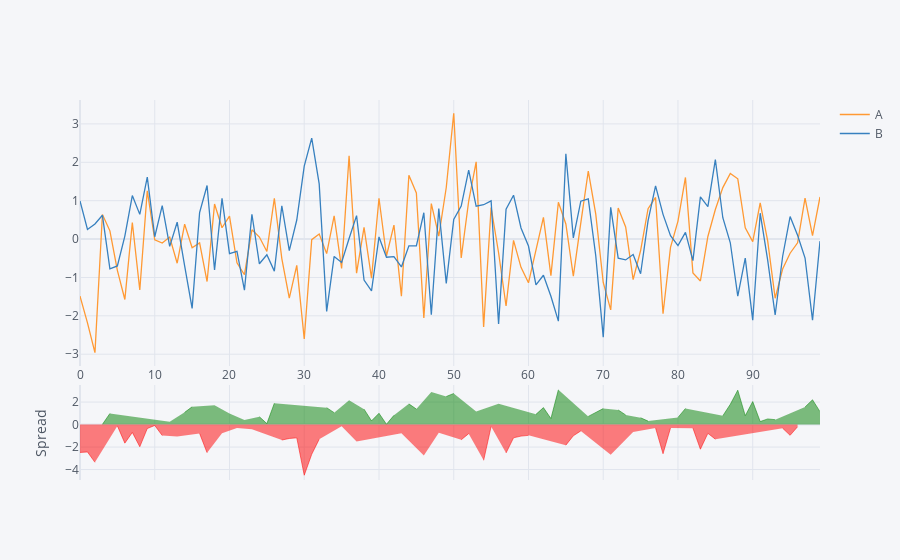

This figure's notebook cell:
### Markdown cell above
### Линейная диаграмма

### Code cell
df[['A', 'B']].iplot(kind='spread')

### Figure 1 — Plotly figure (JSON) as saved in the notebook; plotly's stock layout.template omitted (floating-point values rounded to 4 significant figures)
{"data": [{"line": {"color": "rgba(255, 153, 51, 1.0)", "dash": "solid", "shape": "linear", "width": 1.3}, "mode": "lines", "name": "A", "text": "", "type": "scatter", "x": [0, 1, 2, 3, 4, 5, 6, 7, 8, 9, 10, 11, 12, 13, 14, 15, 16, 17, 18, 19, 20, 21, 22, 23, 24, 25, 26, 27, 28, 29, 30, 31, 32, 33, 34, 35, 36, 37, 38, 39, 40, 41, 42, 43, 44, 45, 46, 47, 48, 49, 50, 51, 52, 53, 54, 55, 56, 57, 58, 59, 60, 61, 62, 63, 64, 65, 66, 67, 68, 69, 70, 71, 72, 73, 74, 75, 76, 77, 78, 79, 80, 81, 82, 83, 84, 85, 86, 87, 88, 89, 90, 91, 92, 93, 94, 95, 96, 97, 98, 99], "y": [-1.486, -2.185, -2.961, 0.6381, 0.2138, -0.8155, -1.574, 0.4319, -1.327, 1.259, -0.01741, -0.1028, 0.05338, -0.6293, 0.3862, -0.2261, -0.09854, -1.107, 0.9115, 0.2952, 0.5966, -0.619, -0.9295, 0.2406, 0.05309, -0.3223, 1.064, -0.5073, -1.538, -0.6854, -2.605, -0.01434, 0.1305, -0.3794, 0.6065, -0.7632, 2.171, -0.8878, 0.306, -1.016, 1.062, -0.4412, 0.3652, -1.487, 1.665, 1.2, -2.056, 0.9235, 0.07849, 1.343, 3.277, -0.4934, 0.9901, 2.013, -2.288, 0.8224, -0.3561, -1.744, -0.03477, -0.7375, -1.141, -0.2873, 0.5668, -0.9521, 0.9596, 0.392, -0.9681, 0.4233, 1.773, 0.6507, -1.132, -1.846, 0.8062, 0.3147, -1.058, -0.298, 0.7898, 1.084, -1.947, -0.2182, 0.4675, 1.606, -0.8822, -1.092, 0.0672, 0.7706, 1.341, 1.707, 1.57, 0.2939, -0.06717, 0.9434, -0.04608, -1.542, -0.7793, -0.3688, -0.09669, 1.067, 0.08878, 1.097]}, {"line": {"color": "rgba(55, 128, 191, 1.0)", "dash": "solid", "shape": "linear", "width": 1.3}, "mode": "lines", "name": "B", "text": "", "type": "scatter", "x": [0, 1, 2, 3, 4, 5, 6, 7, 8, 9, 10, 11, 12, 13, 14, 15, 16, 17, 18, 19, 20, 21, 22, 23, 24, 25, 26, 27, 28, 29, 30, 31, 32, 33, 34, 35, 36, 37, 38, 39, 40, 41, 42, 43, 44, 45, 46, 47, 48, 49, 50, 51, 52, 53, 54, 55, 56, 57, 58, 59, 60, 61, 62, 63, 64, 65, 66, 67, 68, 69, 70, 71, 72, 73, 74, 75, 76, 77, 78, 79, 80, 81, 82, 83, 84, 85, 86, 87, 88, 89, 90, 91, 92, 93, 94, 95, 96, 97, 98, 99], "y": [0.9919, 0.2495, 0.395, 0.6189, -0.7748, -0.6999, 0.0767, 1.133, 0.6433, 1.613, 0.06044, 0.8713, -0.1893, 0.4383, -0.6995, -1.806, 0.6879, 1.396, -0.8072, 1.059, -0.3797, -0.3195, -1.33, 0.6458, -0.6442, -0.4083, -0.8355, 0.8678, -0.3012, 0.4963, 1.9, 2.628, 1.438, -1.884, -0.4535, -0.611, 0.01511, 0.6113, -1.067, -1.348, 0.05456, -0.4739, -0.4583, -0.7269, -0.1779, -0.179, 0.6852, -1.972, 0.7938, -1.154, 0.5102, 0.8606, 1.795, 0.8545, 0.894, 0.9961, -2.213, 0.7807, 1.142, 0.2882, -0.1814, -1.196, -0.9433, -1.491, -2.137, 2.221, 0.03019, 0.9878, 1.045, -0.436, -2.556, 0.8258, -0.4967, -0.5434, -0.404, -0.9042, 0.4822, 1.385, 0.6436, 0.08846, -0.1682, 0.1739, -0.5621, 1.1, 0.8449, 2.069, 0.5561, -0.09675, -1.488, -0.498, -2.114, 0.6731, -0.5487, -1.979, -0.4543, 0.5869, 0.09853, -0.4945, -2.116, -0.05396]}, {"connectgaps": false, "fill": "tozeroy", "line": {"color": "green", "dash": "solid", "shape": "linear", "width": 0.5}, "mode": "lines", "name": "Spread", "showlegend": false, "type": "scatter", "x": [0, 1, 2, 3, 4, 5, 6, 7, 8, 9, 10, 11, 12, 13, 14, 15, 16, 17, 18, 19, 20, 21, 22, 23, 24, 25, 26, 27, 28, 29, 30, 31, 32, 33, 34, 35, 36, 37, 38, 39, 40, 41, 42, 43, 44, 45, 46, 47, 48, 49, 50, 51, 52, 53, 54, 55, 56, 57, 58, 59, 60, 61, 62, 63, 64, 65, 66, 67, 68, 69, 70, 71, 72, 73, 74, 75, 76, 77, 78, 79, 80, 81, 82, 83, 84, 85, 86, 87, 88, 89, 90, 91, 92, 93, 94, 95, 96, 97, 98, 99], "xaxis": "x2", "y": ["", "", "", 0.0192, 0.9886, "", "", "", "", "", "", "", 0.2427, "", 1.086, 1.58, "", "", 1.719, "", 0.9763, "", 0.4004, "", 0.6973, 0.08601, 1.899, "", "", "", "", "", "", 1.505, 1.06, "", 2.156, "", 1.373, 0.3315, 1.008, 0.03269, 0.8234, "", 1.842, 1.379, "", 2.896, "", 2.497, 2.766, "", "", 1.159, "", "", 1.856, "", "", "", "", 0.9088, 1.51, 0.539, 3.097, "", "", "", 0.7276, 1.087, 1.424, "", 1.303, 0.8581, "", 0.6062, 0.3076, "", "", "", 0.6357, 1.432, "", "", "", "", 0.7847, 1.804, 3.058, 0.7918, 2.047, 0.2703, 0.5026, 0.4365, "", "", "", 1.562, 2.205, 1.151], "yaxis": "y2"}, {"connectgaps": false, "fill": "tozeroy", "line": {"color": "red", "dash": "solid", "shape": "linear", "width": 0.5}, "mode": "lines", "name": "Spread", "showlegend": false, "type": "scatter", "x": [0, 1, 2, 3, 4, 5, 6, 7, 8, 9, 10, 11, 12, 13, 14, 15, 16, 17, 18, 19, 20, 21, 22, 23, 24, 25, 26, 27, 28, 29, 30, 31, 32, 33, 34, 35, 36, 37, 38, 39, 40, 41, 42, 43, 44, 45, 46, 47, 48, 49, 50, 51, 52, 53, 54, 55, 56, 57, 58, 59, 60, 61, 62, 63, 64, 65, 66, 67, 68, 69, 70, 71, 72, 73, 74, 75, 76, 77, 78, 79, 80, 81, 82, 83, 84, 85, 86, 87, 88, 89, 90, 91, 92, 93, 94, 95, 96, 97, 98, 99], "xaxis": "x2", "y": [-2.478, -2.435, -3.356, "", "", -0.1156, -1.651, -0.701, -1.97, -0.354, -0.07784, -0.9742, "", -1.068, "", "", -0.7864, -2.503, "", -0.7636, "", -0.2995, "", -0.4052, "", "", "", -1.375, -1.237, -1.182, -4.505, -2.642, -1.307, "", "", -0.1522, "", -1.499, "", "", "", "", "", -0.7601, "", "", -2.741, "", -0.7153, "", "", -1.354, -0.8052, "", -3.182, -0.1737, "", -2.525, -1.177, -1.026, -0.9592, "", "", "", "", -1.829, -0.9983, -0.5644, "", "", "", -2.672, "", "", -0.6538, "", "", -0.3018, -2.59, -0.3067, "", "", -0.3201, -2.192, -0.7777, -1.299, "", "", "", "", "", "", "", "", -0.3249, -0.9556, -0.1952, "", "", ""], "yaxis": "y2"}], "layout": {"hovermode": "x", "legend": {"bgcolor": "#F5F6F9", "font": {"color": "#4D5663"}}, "paper_bgcolor": "#F5F6F9", "plot_bgcolor": "#F5F6F9", "title": {"font": {"color": "#4D5663"}}, "xaxis": {"gridcolor": "#E1E5ED", "showgrid": true, "tickfont": {"color": "#4D5663"}, "title": {"font": {"color": "#4D5663"}, "text": ""}, "zerolinecolor": "#E1E5ED"}, "xaxis2": {"anchor": "y2", "gridcolor": "#E1E5ED", "showgrid": true, "showticklabels": false, "tickfont": {"color": "#4D5663"}, "title": {"font": {"color": "#4D5663"}, "text": ""}, "zerolinecolor": "#E1E5ED"}, "yaxis": {"domain": [0.3, 1], "gridcolor": "#E1E5ED", "showgrid": true, "tickfont": {"color": "#4D5663"}, "title": {"font": {"color": "#4D5663"}, "text": ""}, "zerolinecolor": "#E1E5ED"}, "yaxis2": {"domain": [0, 0.25], "gridcolor": "#E1E5ED", "showgrid": true, "tickfont": {"color": "#4D5663"}, "title": {"font": {"color": "#4D5663"}, "text": "Spread"}, "zerolinecolor": "#E1E5ED"}}}
